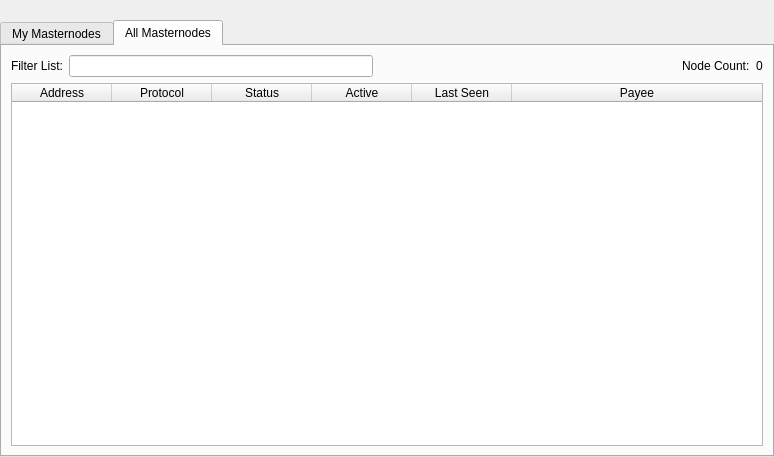
<?xml version="1.0" encoding="UTF-8"?>
<ui version="4.0">
 <class>MasternodeList</class>
 <widget class="QWidget" name="MasternodeList">
  <property name="geometry">
   <rect>
    <x>0</x>
    <y>0</y>
    <width>774</width>
    <height>457</height>
   </rect>
  </property>
  <property name="windowTitle">
   <string>Form</string>
  </property>
  <layout class="QVBoxLayout" name="topLayout">
   <property name="leftMargin">
    <number>0</number>
   </property>
   <property name="topMargin">
    <number>0</number>
   </property>
   <property name="rightMargin">
    <number>0</number>
   </property>
   <property name="bottomMargin">
    <number>0</number>
   </property>
   <item>
    <layout class="QVBoxLayout" name="verticalLayout">
     <property name="bottomMargin">
      <number>0</number>
     </property>
     <item>
      <spacer name="horizontalSpacer0">
       <property name="orientation">
        <enum>Qt::Horizontal</enum>
       </property>
       <property name="sizeHint" stdset="0">
        <size>
         <width>40</width>
         <height>20</height>
        </size>
       </property>
      </spacer>
     </item>
     <item>
      <widget class="QTabWidget" name="tabWidget">
       <property name="currentIndex">
        <number>1</number>
       </property>
       <widget class="QWidget" name="tabMyMasternodes">
        <attribute name="title">
         <string>My Masternodes</string>
        </attribute>
        <layout class="QGridLayout" name="gridLayout_2">
         <item row="0" column="0">
          <layout class="QVBoxLayout" name="verticalLayout_2">
           <property name="bottomMargin">
            <number>0</number>
           </property>
           <item>
            <layout class="QHBoxLayout" name="horizontalLayout_note">
             <property name="bottomMargin">
              <number>0</number>
             </property>
             <item>
              <widget class="QLabel" name="updateNote">
               <property name="text">
                <string>Note: Status of your masternodes in local wallet can potentially be slightly incorrect.&lt;br /&gt;Always wait for wallet to sync additional data and then double check from another node&lt;br /&gt;if your masternode should be running but you still do not see &quot;ENABLED&quot; in &quot;Status&quot; field.</string>
               </property>
              </widget>
             </item>
            </layout>
           </item>
           <item>
            <widget class="QTableWidget" name="tableWidgetMyMasternodes">
             <property name="minimumSize">
              <size>
               <width>695</width>
               <height>0</height>
              </size>
             </property>
             <property name="editTriggers">
              <set>QAbstractItemView::NoEditTriggers</set>
             </property>
             <property name="alternatingRowColors">
              <bool>true</bool>
             </property>
             <property name="selectionMode">
              <enum>QAbstractItemView::SingleSelection</enum>
             </property>
             <property name="selectionBehavior">
              <enum>QAbstractItemView::SelectRows</enum>
             </property>
             <property name="sortingEnabled">
              <bool>true</bool>
             </property>
             <attribute name="horizontalHeaderStretchLastSection">
              <bool>true</bool>
             </attribute>
             <column>
              <property name="text">
               <string>Alias</string>
              </property>
             </column>
             <column>
              <property name="text">
               <string>Address</string>
              </property>
             </column>
             <column>
              <property name="text">
               <string>Level</string>
              </property>
             </column>
             <column>
              <property name="text">
               <string>Protocol</string>
              </property>
             </column>
             <column>
              <property name="text">
               <string>Status</string>
              </property>
             </column>
             <column>
              <property name="text">
               <string>Active</string>
              </property>
             </column>
             <column>
              <property name="text">
               <string>Last Seen</string>
              </property>
             </column>
             <column>
              <property name="text">
               <string>Payee</string>
              </property>
             </column>
            </widget>
           </item>
           <item>
            <layout class="QHBoxLayout" name="horizontalLayout_5">
             <property name="bottomMargin">
              <number>0</number>
             </property>
             <item>
              <widget class="QPushButton" name="startButton">
               <property name="text">
                <string>S&amp;tart alias</string>
               </property>
              </widget>
             </item>
             <item>
              <widget class="QPushButton" name="startAllButton">
               <property name="text">
                <string>Start &amp;all</string>
               </property>
              </widget>
             </item>
             <item>
              <widget class="QPushButton" name="startMissingButton">
               <property name="text">
                <string>Start &amp;MISSING</string>
               </property>
              </widget>
             </item>
             <item>
              <widget class="QPushButton" name="UpdateButton">
               <property name="text">
                <string>&amp;Update status</string>
               </property>
              </widget>
             </item>
             <item>
              <widget class="QLabel" name="autoupdate_label">
               <property name="text">
                <string>Status will be updated automatically in (sec):</string>
               </property>
              </widget>
             </item>
             <item>
              <widget class="QLabel" name="secondsLabel">
               <property name="text">
                <string>0</string>
               </property>
              </widget>
             </item>
             <item>
              <spacer name="horizontalSpacer_5">
               <property name="orientation">
                <enum>Qt::Horizontal</enum>
               </property>
               <property name="sizeHint" stdset="0">
                <size>
                 <width>40</width>
                 <height>20</height>
                </size>
               </property>
              </spacer>
             </item>
            </layout>
           </item>
          </layout>
         </item>
        </layout>
       </widget>
       <widget class="QWidget" name="tabAllMasternodes">
        <attribute name="title">
         <string>All Masternodes</string>
        </attribute>
        <layout class="QGridLayout" name="gridLayout">
         <item row="0" column="0">
          <layout class="QHBoxLayout" name="horizontalLayout_3">
           <property name="bottomMargin">
            <number>0</number>
           </property>
           <item>
            <widget class="QLabel" name="label_filter">
             <property name="text">
              <string>Filter List:</string>
             </property>
            </widget>
           </item>
           <item>
            <widget class="QLineEdit" name="filterLineEdit">
             <property name="toolTip">
              <string>Filter masternode list</string>
             </property>
            </widget>
           </item>
           <item>
            <spacer name="horizontalSpacer_3">
             <property name="orientation">
              <enum>Qt::Horizontal</enum>
             </property>
             <property name="sizeHint" stdset="0">
              <size>
               <width>10</width>
               <height>20</height>
              </size>
             </property>
            </spacer>
           </item>
           <item>
            <widget class="QLabel" name="label_count">
             <property name="text">
              <string>Node Count:</string>
             </property>
            </widget>
           </item>
           <item>
            <widget class="QLabel" name="countLabel">
             <property name="text">
              <string>0</string>
             </property>
            </widget>
           </item>
          </layout>
         </item>
         <item row="1" column="0">
          <widget class="QTableWidget" name="tableWidgetMasternodes">
           <property name="editTriggers">
            <set>QAbstractItemView::NoEditTriggers</set>
           </property>
           <property name="alternatingRowColors">
            <bool>true</bool>
           </property>
           <property name="selectionBehavior">
            <enum>QAbstractItemView::SelectRows</enum>
           </property>
           <property name="sortingEnabled">
            <bool>true</bool>
           </property>
           <attribute name="horizontalHeaderStretchLastSection">
            <bool>true</bool>
           </attribute>
           <column>
            <property name="text">
             <string>Address</string>
            </property>
           </column>
           <column>
            <property name="text">
             <string>Protocol</string>
            </property>
           </column>
           <column>
            <property name="text">
             <string>Status</string>
            </property>
           </column>
           <column>
            <property name="text">
             <string>Active</string>
            </property>
           </column>
           <column>
            <property name="text">
             <string>Last Seen</string>
            </property>
           </column>
           <column>
            <property name="text">
             <string>Payee</string>
            </property>
           </column>
          </widget>
         </item>
        </layout>
       </widget>
      </widget>
     </item>
    </layout>
   </item>
  </layout>
 </widget>
 <resources/>
 <connections/>
</ui>
